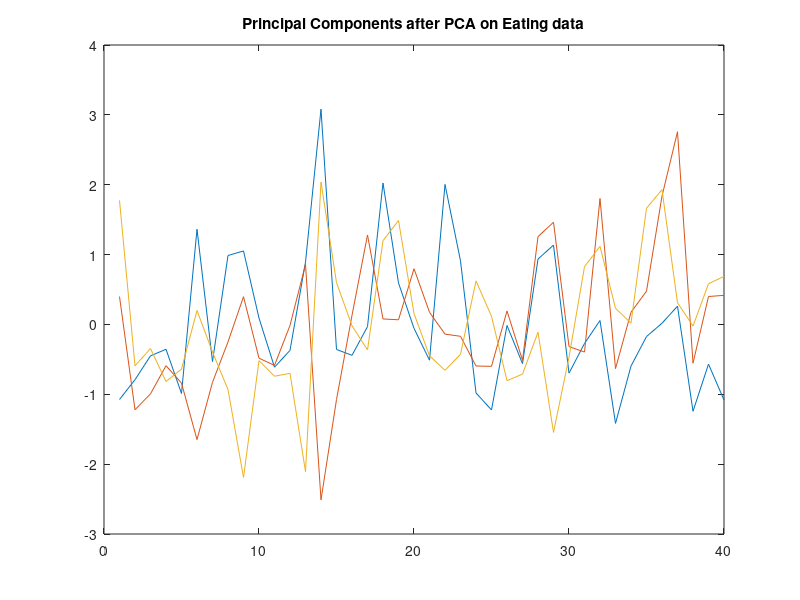

MATLAB code for this plot: (Note: this script raises an error after producing the figure.)

%How to calculate PCA and plot PCA
data_new = csvread('featureMatrix.csv');
[coefficient,score_new,latency,square_T, description, new_variable] = pca(data_new);
plot(zscore(data_new))

new_Matrix = data_new * coefficient(:,1:3)
plot(new_Matrix)
plot(zscore(new_Matrix))

title('Principal Components after PCA on Eating data');
biplot(coefficient(:,1:3),'scores',score_new(:,1:3));




